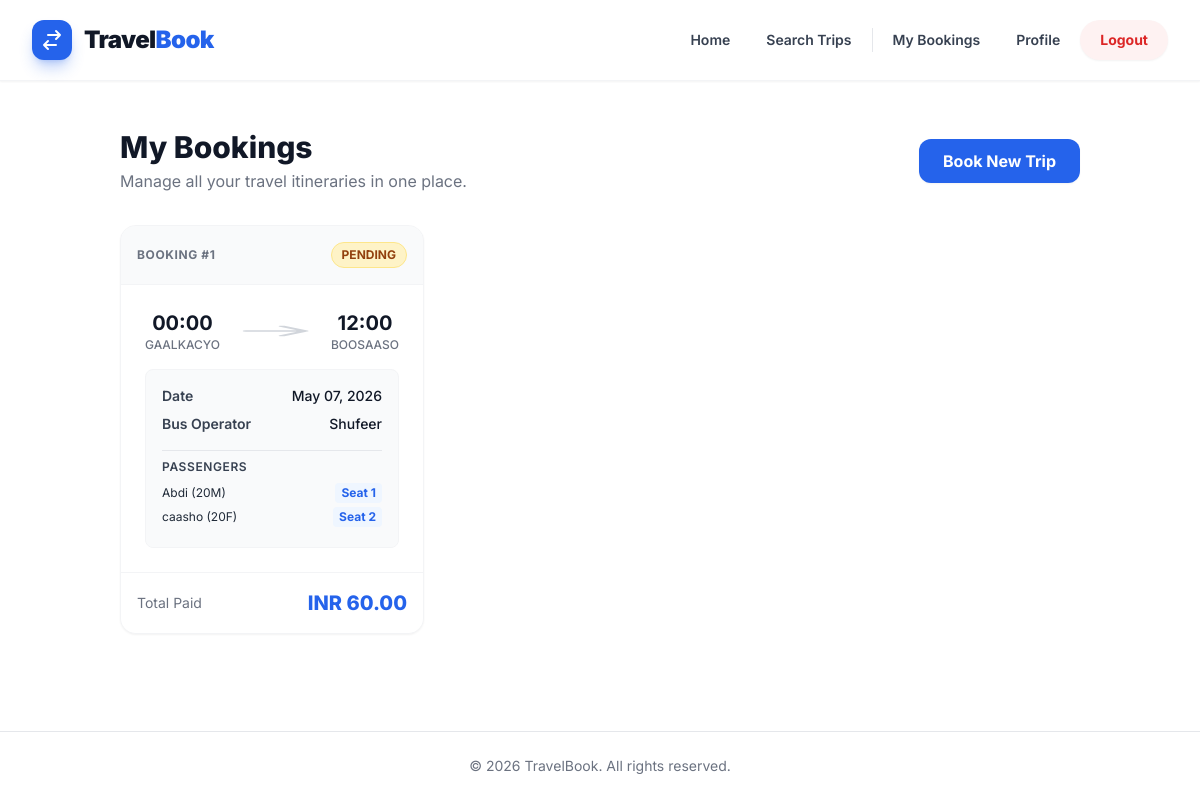
/my-bookings/ (signed in), run on the app's committed database.
### booking/models.py (models this page shows, shortened)
class Booking(models.Model):
    STATUS_CHOICES = (
        ('PENDING', 'Pending'),
        ('CONFIRMED', 'Confirmed'),
        ('CANCELLED', 'Cancelled'),
    )
    user = models.ForeignKey(User, on_delete=models.CASCADE, related_name='bookings')
    trip = models.ForeignKey(Trip, on_delete=models.CASCADE, related_name='booking_set')
    seats = models.ManyToManyField(Seat)
    total_amount = models.DecimalField(max_digits=10, decimal_places=2, null=True, blank=True)
    status = models.CharField(max_length=20, choices=STATUS_CHOICES, default='PENDING')
    contact_email = models.EmailField(blank=True, null=True)
    contact_phone = models.CharField(max_length=20, blank=True, null=True)
    booking_time = models.DateTimeField(auto_now_add=True)

class Passenger(models.Model):
    GENDER_CHOICES = (
        ('M', 'Male'),
        ('F', 'Female'),
    )
    booking = models.ForeignKey(Booking, on_delete=models.CASCADE, related_name='passengers')
    seat = models.ForeignKey(Seat, on_delete=models.CASCADE)
    name = models.CharField(max_length=255)
    age = models.PositiveIntegerField()
    gender = models.CharField(max_length=1, choices=GENDER_CHOICES)

### listing/models.py (models this page shows, shortened)
class Trip(models.Model):
    bus = models.ForeignKey(Bus, on_delete=models.CASCADE, related_name='trips')
    route = models.ForeignKey(Route, on_delete=models.CASCADE, related_name='trips')
    departure_time = models.DateTimeField()
    arrival_time = models.DateTimeField()
    price = models.DecimalField(max_digits=10, decimal_places=2)

class Route(models.Model):
    origin = models.CharField(max_length=255)
    destination = models.CharField(max_length=255)

class Bus(models.Model):
    operator = models.ForeignKey(BusOperator, on_delete=models.CASCADE, related_name='buses')
    registration_number = models.CharField(max_length=50, unique=True)
    capacity = models.PositiveIntegerField()
    class Meta:
        verbose_name_plural = "Buses"

class BusOperator(models.Model):
    name = models.CharField(max_length=255)
    contact_email = models.EmailField()
    phone_number = models.CharField(max_length=20)
    created_at = models.DateTimeField(auto_now_add=True)

class Seat(models.Model):
    bus = models.ForeignKey(Bus, on_delete=models.CASCADE, related_name='seats')
    seat_number = models.CharField(max_length=10)
    class Meta:
        unique_together = ('bus', 'seat_number')

### booking/views.py (the view)
# urls.py: path('my-bookings/', views.my_bookings_view, name='my_bookings'),
@login_required
def my_bookings_view(request):
    bookings = Booking.objects.filter(user=request.user).order_by('-booking_time')
    return render(request, 'booking/my_bookings.html', {'bookings': bookings})

### booking/templates/booking/my_bookings.html (shortened to what this page needs)
{% extends 'base.html' %}
{% block content %}
<div class="max-w-6xl mx-auto mt-4">
    <div class="mb-8 flex items-center justify-between">
        <div>
            <h1 class="text-3xl font-extrabold text-gray-900">My Bookings</h1>
            <p class="text-gray-500 mt-1">Manage all your travel itineraries in one place.</p>
        </div>
        <a href="{% url 'listing:search' %}" class="bg-blue-600 hover:bg-blue-700 text-white font-bold py-2.5 px-6 rounded-xl transition duration-300 shadow-sm hidden sm:block">
            Book New Trip
        </a>
    </div>
    {% if bookings %}
        <div class="grid grid-cols-1 md:grid-cols-2 lg:grid-cols-3 gap-6">
            {% for booking in bookings %}
            <div class="bg-white rounded-2xl shadow-sm border border-gray-100 hover:shadow-md transition-shadow overflow-hidden flex flex-col">
                <div class="bg-gray-50 p-4 border-b border-gray-100 flex justify-between items-center">
                    <span class="text-xs font-bold text-gray-500 uppercase tracking-wider">Booking #{{ booking.id }}</span>
                    {% if booking.status == 'CONFIRMED' %}
                        <span class="px-2.5 py-1 text-xs font-bold rounded-full bg-green-100 text-green-800 border border-green-200">CONFIRMED</span>
                    {% elif booking.status == 'PENDING' %}
                        <span class="px-2.5 py-1 text-xs font-bold rounded-full bg-amber-100 text-amber-800 border border-amber-200">PENDING</span>
                    {% else %}
                        <span class="px-2.5 py-1 text-xs font-bold rounded-full bg-red-100 text-red-800 border border-red-200">CANCELLED</span>
                    {% endif %}
                </div>
                <div class="p-6 flex-grow">
                    <div class="flex items-center justify-between mb-4">
                        <div class="text-center">
                            <p class="text-xl font-bold text-gray-900">{{ booking.trip.departure_time|time:"H:i" }}</p>
                            <p class="text-xs font-medium text-gray-500 uppercase">{{ booking.trip.route.origin|truncatechars:10 }}</p>
                        </div>
                        <div class="flex-1 px-4 text-center text-gray-300">
                            <svg class="w-full h-4" fill="none" stroke="currentColor" viewBox="0 0 24 24" preserveAspectRatio="none"><path stroke-linecap="round" stroke-linejoin="round" stroke-width="2" d="M14 5l7 7m0 0l-7 7m7-7H3"></path></svg>
                        </div>
                        <div class="text-center">
                            <p class="text-xl font-bold text-gray-900">{{ booking.trip.arrival_time|time:"H:i" }}</p>
                            <p class="text-xs font-medium text-gray-500 uppercase">{{ booking.trip.route.destination|truncatechars:10 }}</p>
                        </div>
                    </div>
                    <div class="space-y-2 text-sm text-gray-600 bg-gray-50 rounded-lg p-4 border border-gray-100">
                        <div class="flex justify-between mb-2">
                            <span class="font-semibold text-gray-700">Date</span>
                            <span class="font-medium text-gray-900">{{ booking.trip.departure_time|date:"M d, Y" }}</span>
                        </div>
                        <div class="flex justify-between mb-4 border-b border-gray-200 pb-4">
                            <span class="font-semibold text-gray-700">Bus Operator</span>
                            <span class="font-medium text-gray-900">{{ booking.trip.bus.operator.name }}</span>
                        </div>
                        <div class="mt-2">
                            <p class="font-semibold text-gray-700 mb-2 uppercase text-xs tracking-wider">Passengers</p>
                            {% for passenger in booking.passengers.all %}
                            <div class="flex justify-between items-center text-xs mb-1">
                                <span class="text-gray-800">{{ passenger.name }} ({{ passenger.age }}{{ passenger.gender }})</span>
                                <span class="font-bold text-blue-600 bg-blue-50 px-1.5 py-0.5 rounded">Seat {{ passenger.seat.seat_number }}</span>
                            </div>
                            {% empty %}
                            <p class="text-xs text-gray-500">No passenger details.</p>
                            {% endfor %}
                        </div>
                    </div>
                </div>
                <div class="p-4 border-t border-gray-100 bg-white flex justify-between items-center">
                    <span class="text-gray-500 text-sm">Total Paid</span>
                    <span class="text-xl font-extrabold text-blue-600">INR {{ booking.total_amount }}</span>
                </div>
            </div>
            {% endfor %}
        </div>
    {% endif %}
</div>
{% endblock %}

### templates/base.html (style rules this page uses)
body { font-family: 'Inter', sans-serif; @apply bg-gray-50 text-gray-900; }

### data on the page
Booking: id "1", status "PENDING", trip.departure_time "00:00", trip.route.origin "GAALKACYO", trip.arrival_time "12:00", trip.route.destination "BOOSAASO", trip.departure_time "May 07, 2026", trip.bus.operator.name "Shufeer", total_amount "60.00"
Passenger: name "Abdi", age "20", gender "M", seat.seat_number "1"
Passenger: name "caasho", age "20", gender "F", seat.seat_number "2"
